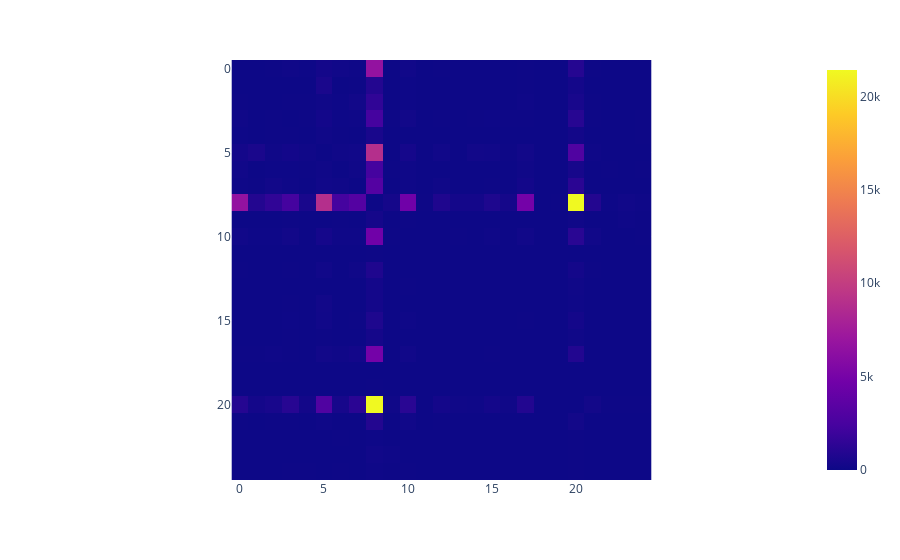

Notebook code cell kept with this figure:
### Code cell
px.imshow(co_occurances)

### Figure 1 — Plotly figure (JSON) as saved in the notebook; plotly's stock layout.template omitted (floating-point values rounded to 4 significant figures; data arrays with more than 128 entries replaced by an {"elided": "..."} marker saying what was removed)
{"data": [{"coloraxis": "coloraxis", "hovertemplate": "x: %{x}<br>y: %{y}<br>color: %{z}<extra></extra>", "name": "0", "type": "heatmap", "xaxis": "x", "yaxis": "y", "z": {"elided": "25x25 int values"}}], "layout": {"coloraxis": {"colorscale": [[0, "#0d0887"], [0.1111, "#46039f"], [0.2222, "#7201a8"], [0.3333, "#9c179e"], [0.4444, "#bd3786"], [0.5556, "#d8576b"], [0.6667, "#ed7953"], [0.7778, "#fb9f3a"], [0.8889, "#fdca26"], [1, "#f0f921"]]}, "margin": {"t": 60}, "xaxis": {"anchor": "y", "constrain": "domain", "domain": [0, 1], "scaleanchor": "y"}, "yaxis": {"anchor": "x", "autorange": "reversed", "constrain": "domain", "domain": [0, 1]}}}
